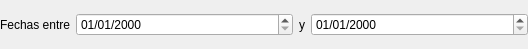
<?xml version="1.0" encoding="UTF-8"?>
<ui version="4.0">
 <class>Form</class>
 <widget class="QWidget" name="Form">
  <property name="geometry">
   <rect>
    <x>0</x>
    <y>0</y>
    <width>528</width>
    <height>49</height>
   </rect>
  </property>
  <property name="windowTitle">
   <string>Form</string>
  </property>
  <layout class="QGridLayout" name="gridLayout">
   <property name="margin">
    <number>0</number>
   </property>
   <item row="0" column="0">
    <widget class="QLabel" name="label">
     <property name="sizePolicy">
      <sizepolicy hsizetype="Maximum" vsizetype="Preferred">
       <horstretch>0</horstretch>
       <verstretch>0</verstretch>
      </sizepolicy>
     </property>
     <property name="text">
      <string>Fechas entre</string>
     </property>
    </widget>
   </item>
   <item row="0" column="1">
    <widget class="DBDateTimeEdit" name="dbDateTimeEdit">
     <property name="displayFormat">
      <string>dd/MM/yyyy</string>
     </property>
     <property name="fieldName">
      <string>fecha</string>
     </property>
     <property name="reportParameterBinding">
      <string>P_FECHA_INICIO</string>
     </property>
    </widget>
   </item>
   <item row="0" column="2">
    <widget class="QLabel" name="label_2">
     <property name="sizePolicy">
      <sizepolicy hsizetype="Maximum" vsizetype="Preferred">
       <horstretch>0</horstretch>
       <verstretch>0</verstretch>
      </sizepolicy>
     </property>
     <property name="text">
      <string>y</string>
     </property>
    </widget>
   </item>
   <item row="0" column="3">
    <widget class="DBDateTimeEdit" name="dbDateTimeEdit_2">
     <property name="displayFormat">
      <string>dd/MM/yyyy</string>
     </property>
     <property name="fieldName">
      <string>fecha</string>
     </property>
     <property name="reportParameterBinding">
      <string>P_FECHA_FIN</string>
     </property>
    </widget>
   </item>
  </layout>
 </widget>
 <customwidgets>
  <customwidget>
   <class>DBComboBox</class>
   <extends>QComboBox</extends>
   <header>widgets/dbcombobox.h</header>
  </customwidget>
  <customwidget>
   <class>DBDateTimeEdit</class>
   <extends>QDateTimeEdit</extends>
   <header>widgets/dbdatetimeedit.h</header>
  </customwidget>
 </customwidgets>
 <resources/>
 <connections/>
</ui>
